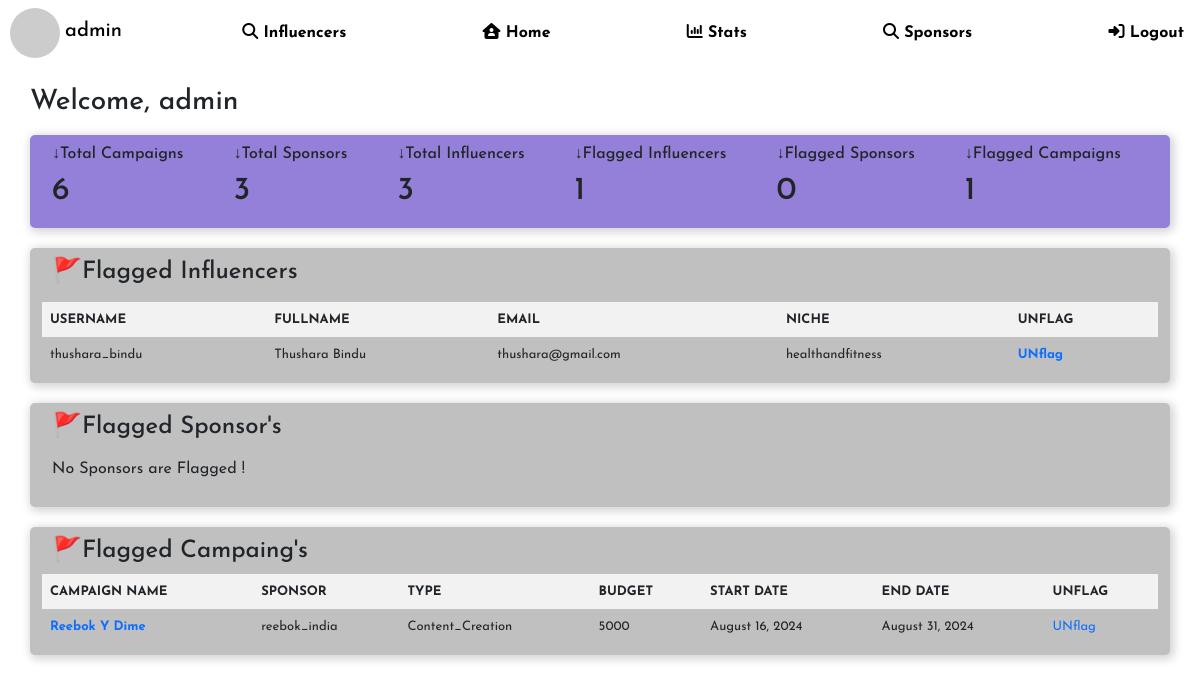
Screenshot of /adminhome/1 (signed in) with the database file from the repository.
### models.py (models this page shows)
class Admin(db.Model):
    id = db.Column(db.Integer, primary_key=True)
    username = db.Column(db.String(32), unique=True, nullable=False)
    passhash = db.Column(db.String(256), nullable=False)
    fullname = db.Column(db.String, nullable=True)
    email = db.Column(db.String, nullable=False, unique=True)
    is_admin = db.Column(db.Boolean, nullable=False, default=False)

class Influencer(db.Model):
    id = db.Column(db.Integer, primary_key=True)
    username = db.Column(db.String, unique=True, nullable=False)
    passhash = db.Column(db.String(256), nullable=False)
    fullname = db.Column(db.String, nullable=True)
    email = db.Column(db.String, nullable=False, unique=True)
    instagram = db.Column(db.Boolean, nullable=False, default=False)
    facebook = db.Column(db.Boolean, nullable=False, default=False)
    youtube = db.Column(db.Boolean, nullable=False, default=False)
    linkedin = db.Column(db.Boolean, nullable=False, default=False)
    niche = db.Column(db.String, nullable=False, default="N/A")
    aboutyou = db.Column(db.String, nullable=False, default="N/A")
    profilepic = db.Column(db.Boolean, default=False)
    file_extension = db.Column(db.String, nullable=False, default="N/A")
    likes = db.Column(db.Integer, default=0)
    flag = db.Column(db.Boolean, nullable=False, default=False)
    feedbackdata = db.relationship('InfluencerFeedbackData', backref='influencer', lazy=True, cascade='all, delete-orphan')
    completed_campaigns = db.relationship('CompletedCampaigns', backref='influencer', lazy=True, cascade='all, delete-orphan')
    my_data = db.relationship('InfluencerData', backref='influencer', lazy=True, cascade='all, delete-orphan')
    ongoing_events = db.relationship('Ongoingevents', backref='influencer', lazy=True, cascade='all, delete-orphan')
    influencer_requests = db.relationship('InfluencerRequests', backref='influencer', lazy=True, cascade='all, delete-orphan')
    sponsor_requests = db.relationship('SponsorRequests', backref='influencer', lazy=True, cascade='all, delete-orphan')
    negotiates = db.relationship('Negotiate', backref='influencer', lazy=True, cascade='all, delete-orphan')

class Campaign(db.Model):
    id = db.Column(db.Integer, primary_key=True)
    name = db.Column(db.String, nullable=False)
    typeofcampaign = db.Column(db.String, nullable=False)
    budget = db.Column(db.Integer, nullable=False)
    description = db.Column(db.String, nullable=False)
    goals = db.Column(db.String, nullable=False)
    audience = db.Column(db.String, nullable=False)
    communication = db.Column(db.String, nullable=False)
    created_on = db.Column(db.DateTime, nullable=False, default=datetime.now())
    deadline = db.Column(db.DateTime, nullable=False)
    companyname = db.Column(db.String, nullable=False)
    sponsor_id = db.Column(db.Integer, db.ForeignKey('sponsor.id'), nullable=False)
    likes = db.Column(db.Integer, default=0)
    flag = db.Column(db.Boolean, nullable=False, default=False)
    completed_campaigns = db.relationship('CompletedCampaigns', backref='campaign', lazy=True, cascade='all, delete-orphan')
    influencer_requests = db.relationship('InfluencerRequests', backref='campaign', lazy=True, cascade='all, delete-orphan')
    sponsor_requests = db.relationship('SponsorRequests', backref='campaign', lazy=True, cascade='all, delete-orphan')
    ongoing_events = db.relationship('Ongoingevents', backref='campaign', lazy=True, cascade='all, delete-orphan')
    negotiates = db.relationship('Negotiate', backref='campaign', lazy=True, cascade='all, delete-orphan')

class Sponsor(db.Model):
    id = db.Column(db.Integer, primary_key=True)
    username = db.Column(db.String, unique=True, nullable=False)
    passhash = db.Column(db.String(256), nullable=False)
    email = db.Column(db.String, nullable=False, unique=True)
    companyname = db.Column(db.String, nullable=False)
    industrysector = db.Column(db.String, nullable=False)
    companybackground = db.Column(db.String, nullable=False)
    profilepic = db.Column(db.Boolean, default=False)
    file_extension = db.Column(db.String, nullable=False, default="N/A")
    flag = db.Column(db.Boolean, nullable=False, default=False)
    negotiations = db.relationship('Negotiate', backref='sponsor', lazy=True, cascade='all, delete-orphan')
    feedbackdata = db.relationship('SponsorFeedbackData', backref='sponsor', lazy=True, cascade='all, delete-orphan')
    completed_campaigns = db.relationship('CompletedCampaigns', backref='sponsor', lazy=True)
    carddetail = db.relationship('SponsorCardDetails', backref='sponsor', lazy=True, cascade='all, delete-orphan')
    campaigns = db.relationship('Campaign', backref='sponsor', lazy=True, cascade='all, delete-orphan')
    ongoing_events = db.relationship('Ongoingevents', backref='sponsor', lazy=True, cascade='all, delete-orphan')
    influencer_requests = db.relationship('InfluencerRequests', backref='sponsor', lazy=True, cascade='all, delete-orphan')
    sponsor_requests = db.relationship('SponsorRequests', backref='sponsor', lazy=True, cascade='all, delete-orphan')

### routes.py (the view)
@app.route('/adminhome/<int:id>')
@admin_required
def adminhome(id):
    admin  = Admin.query.get(id)
    total_campaigns = len(Campaign.query.all())
    total_influencers = len(Influencer.query.all())
    total_sponsors = len(Sponsor.query.all())
    flaggedinfluencers = Influencer.query.filter_by(flag=True).all()
    flaggedsponsors = Sponsor.query.filter_by(flag=True).all()
    flaggedcampaigns = Campaign.query.filter_by(flag=True).all()
    return render_template('adminhome.html', admin=admin, total_campaigns=total_campaigns,
                           total_influencers=total_influencers, total_sponsors=total_sponsors,
                           flaggedinfluencers=flaggedinfluencers, flaggedsponsors=flaggedsponsors,
                           flaggedcampaigns=flaggedcampaigns)

### routes.py (called while the page is built)
def admin_required(func):
    @wraps(func)
    def wrapper(*args, **kwargs):
        if 'username' not in session:
            flash("You need to login first")
            return redirect(url_for('login'))
        user = Admin.query.filter_by(username=session['username']).first()
        if not user:
            session.pop('username')
            return redirect(url_for('login'))
        if not user.is_admin:
            flash("You are not authorized to visit this page")
            return redirect(url_for('home'))
        return func(*args, **kwargs)
    return wrapper

### templates/adminhome.html (shortened to what this page needs)
{% extends 'layout.html' %}
{% block body %}
<div class="navbar">
    <div style="margin-left: 10px;">
        <img class="roundimage" src="https://api.dicebear.com/9.x/thumbs/svg?seed=Mimi">
        <h5 style="display: inline;">{{ admin.username }}</h5>
    </div>
    <a href="{{url_for('find_influencersforadmin', id=admin.id)}}"><i class="fa-solid fa-magnifying-glass"></i> Influencers</a>
    <a href="{{url_for('home')}}"><i class="fa-solid fa-house-user"></i> Home</a>
    <a href="{{url_for('admin_stats', id=admin.id)}}"><i class="fa-solid fa-chart-column"></i> Stats</a>
    <a href="{{url_for('find_sponsorsforadmin', id=admin.id)}}"><i class="fa-solid fa-magnifying-glass"></i> Sponsors</a>
    {% if 'username' in session %}
    <a href="{{url_for('logout')}}"><i class="fa-solid fa-right-to-bracket"></i> Logout</a>
    {% else %}
    <a href="{{url_for('login')}}"><i class="fa-solid fa-right-to-bracket"></i> Login</a>
    {% endif %}
</div>
<div class="content">
    <h3 style="margin-left: 10px; margin-bottom: 15px;">Welcome, {{admin.username}}</h3>
    <div class="container" style="background-color: rgb(148, 128, 216); display: flex;">
        <div style="margin-left: 10px;">
            <h6>↓Total Campaigns </h6>
            <h2>{{ total_campaigns }}</h2>
        </div>
        <div style="margin-left: 50px;">
            <h6>↓Total Sponsors </h6>
            <h2>{{ total_sponsors }}</h2>
        </div>
        <div style="margin-left: 50px;">
            <h6>↓Total Influencers </h6>
            <h2>{{ total_influencers }}</h2>
        </div>
        <div style="margin-left: 50px;">
            <h6>↓Flagged Influencers </h6>
            <h2>{{ flaggedinfluencers | length }}</h2>
        </div>
        <div style="margin-left: 50px;">
            <h6>↓Flagged Sponsors </h6>
            <h2>{{ flaggedsponsors| length }}</h2>
        </div>
        <div style="margin-left: 50px;">
            <h6>↓Flagged Campaigns </h6>
            <h2>{{ flaggedcampaigns | length }}</h2>
        </div>
    </div>
    <div class="container" style="margin-top: 20px;">
        <h4 style="margin-left: 10px; margin-bottom: 15px;">🚩Flagged Influencers</h4>
        {% if flaggedinfluencers %}
        <table>
        <tr>
            <th>USERNAME</th>
            <th>FULLNAME</th>
            <th>EMAIL</th>
            <th>NICHE</th>
            <th>UNFLAG</th>
        </tr>
        {% for influencer in flaggedinfluencers %}
        <tr>
            <td>{{ influencer.username }}</td>
            <td>{{ influencer.fullname }}</td>
            <td>{{ influencer.email }}</td>
            <td>{{ influencer.niche }}</td>
            <td><a href="{{url_for('unflaginfluencer', id=admin.id, influencer_id=influencer.id)}}"><b>UNflag</b></a></td>
        </tr>
        {% endfor %}
        </table>
        {% else %}
        <p style="margin-left: 10px;">No Influencers are Flagged !</p>
        {% endif %}
    </div>
    <div class="container" style="margin-top: 20px;">
        <h4 style="margin-left: 10px; margin-bottom: 15px;">🚩Flagged Sponsor's</h4>
        {% if flaggedsponsors %}
        <table>
        <tr>
            <th>USERNAME</th>
            <th>COMPANY</th>
            <th>EMAIL</th>
            <th>INDUSTRY-SECTOR</th>
            <th>UNFLAG</th>
        </tr>
        {% for sponsor in flaggedsponsors %}
        <tr>
            <td><a href="{{url_for('sponsorprofileforadmin', id=admin.id, sponsor_id= sponsor.id)}}"><b>{{ sponsor.username }}</b></a></td>
            <td>{{ sponsor.companyname }}</td>
            <td>{{ sponsor.email }}</td>
            <td>{{ sponsor.industrysector }}</td>
            <td><a href="{{url_for('unflagsponsor', id=admin.id, sponsor_id=sponsor.id)}}">UNflag</a></td>
        </tr>
        {% endfor %}
        </table>
        {% else %}
        <p style="margin-left: 10px;">No Sponsors are Flagged !</p>
        {% endif %}
    </div>
    <div class="container" style="margin-top: 20px;">
        <h4 style="margin-left: 10px;">🚩Flagged Campaing's</h4>
        {% if flaggedcampaigns %}
        <table>
        <tr>
            <th>CAMPAIGN NAME</th>
            <th>SPONSOR</th>
            <th>TYPE</th>
            <th>BUDGET</th>
            <th>START DATE</th>
            <th>END DATE</th>
            <th>UNFLAG</th>
        </tr>
        {% for campaign in flaggedcampaigns %}
        <tr>
            <td><a href="{{url_for('campaigndetailsforadmin', id=admin.id, campaign_id=campaign.id)}}"><b>{{ campaign.name }}</b></a></td>
            <td>{{ campaign.sponsor.username }}</td>
            <td>{{ campaign.typeofcampaign }}</td>
            <td>{{ campaign.budget }}</td>
            <td>{{ campaign.created_on.strftime('%B %d, %Y') }}</td>
            <td>{{ campaign.deadline.strftime('%B %d, %Y') }}</td>
            <td><a href="{{url_for('unflagcampaign', id=admin.id, campaign_id=campaign.id)}}">UNflag</a></td>
        </tr>
        {% endfor %}
        </table>
        {% else %}
        <p style="margin-left: 10px;">No campaigns are Flagged !</p>
        {% endif %}
    </div>
</div>
{% endblock body %}

### static/home.css (style rules this page uses)
body { background-size: cover; background-position: center; font-family:'Inter', sans-serif; font-size: medium; font-weight: 400; }
.navbar { background-size: cover; background-position: center; color: black; position: fixed; padding: 15px; border-radius: 5px; box-sizing: border-box; display: flex; flex-direction:row; }
.navbar a { color: black; text-decoration: none; font-weight: bolder; display: block; margin-right: 6px; margin-left: 6px; padding: 10px; border-radius: 5px; transition: background-color 0.3s, padding-left 0.3s, box-shadow 0.3s; }
.content { padding: 20px; }
.container { background-color:silver; padding: 10px; border-radius: 5px; box-shadow:2px 2px 10px 2px lightgray; margin-top: 2px; margin-bottom: 12px; }
.roundimage { width: 50px; height: 50px; border-radius: 50%; overflow: hidden; }
table { width: 100%; }
th, td { font-size: small; border: 1px solid #ddd; padding: 8px; text-align: left; word-wrap: break-word; }
th { background-color: #f2f2f2; }
table a { text-decoration: none; }

### rows the page displays
Admin: username "admin"
Influencer: username "thushara_bindu", fullname "Thushara Bindu", email "thushara@gmail.com", niche "healthandfitness"
Campaign: name "Reebok Y Dime", sponsor.username "reebok_india", typeofcampaign "Content_Creation", budget "5000", created_on "August 16, 2024", deadline "August 31, 2024"

### other values shown
{{ total_campaigns }} "6"
{{ total_sponsors }} "3"
{{ total_influencers }} "3"
{{ flaggedinfluencers | length }} "1"
{{ flaggedsponsors| length }} "0"
{{ flaggedcampaigns | length }} "1"
